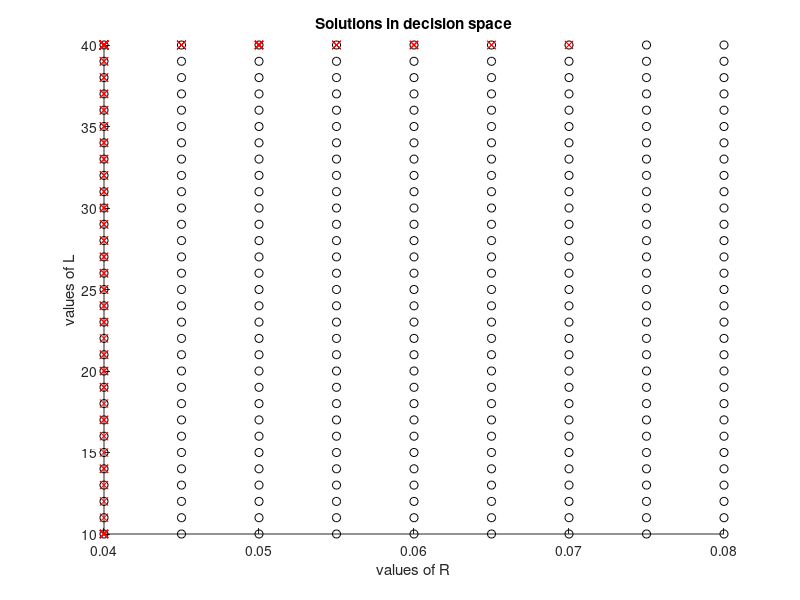
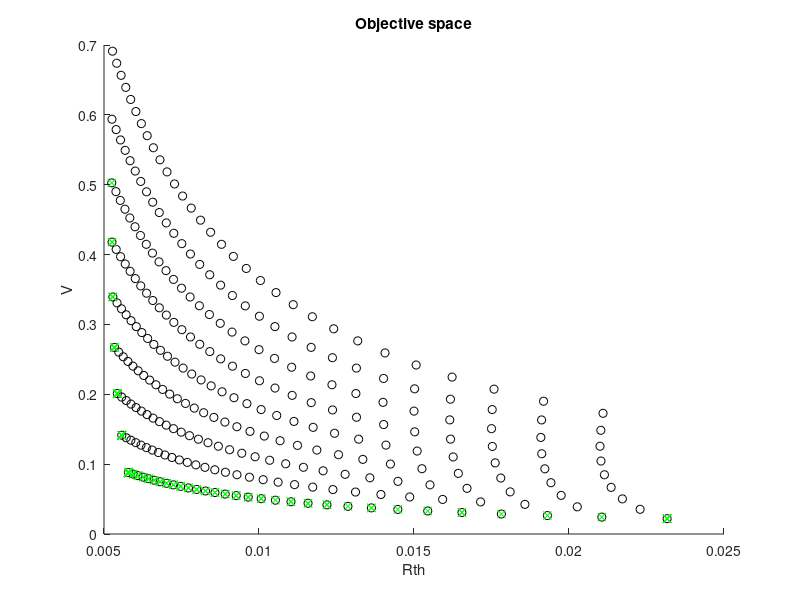

Reproduce these figures in MATLAB, in order.
%% step zero
clear
close all
%% Param
Rint = 0.03;
h = 20;
k = 1.4;

Rstep = 0.005;
Rmin=0.04;
Rmax=0.08;
Lstep = 1;
Lmin=10;
Lmax=40;

%% Decision variable
% it means the variable
% in this case it's rayon r and length l
R=Rmin:Rstep:Rmax;
L=Lmin:Lstep:Lmax;
disp(["Length of vector R: ",length(R)])
disp(["Length of vector L: ",length(L)])


%% Objective function
% The function, the physical equation
Rth=1./(2*pi*h.*R.*L')+log(R./Rint)./(2*pi*k.*L') %résistance thermique
% R in horizontal, L' in vertical
% R gives column number
% L gives line number
V=pi*(R.^2-Rint^2).*L' % V for volume

%% Q1
% Optimal value for Rth, and R and L corresponded
disp(["The min of Rth is ", min(min(Rth))])
[ilig icol]=find(Rth==min(min(Rth)))
%ilig is for L
%icol is for R
disp(["value of R is ", R(icol)])
disp(["value of L is ", L(ilig)])



% Optimal value for V, and R L corresponded
disp(["The min of V is ", min(min(V))])
[ilig icol]=find(V==min(min(V)))
%ilig is for L
%icol is for R
disp(["value of R is ", R(icol)])
disp(["value of L is ", L(ilig)])



%% Decision varialbe space
figure(1)
hold on
for i=1:length(L)
    for j=1:length(R)
        plot(R(j),L(i),'ko');
    end
end
title("Solutions in decision space")
xlabel("values of R")
ylabel("values of L")


%% Objective space
% plot combinaison de Rth et V, les 2 objective functions
figure(2)
hold on
plot(Rth,V,'ko')
title("Objective space")
xlabel("Rth")
ylabel("V")
% plot with two matrixs, is like plot vectors several times


%% Pareto Set
% scale the objective functions
Rthscale=(Rth-min(min(Rth)))./(max(max(Rth))-min(min(Rth)))
Vscale=(V-min(min(V)))./(max(max(V))-min(min(V)))
% lambda is with Rth, so 1-lambda for V
for lambda=0:0.005:1
% ws for weighted sum
ws=lambda.*Rthscale+(1-lambda).*Vscale;
% find them on decision space and solution space
[ilig icol]=find(ws==min(min(ws)));
% remind, ilig is for L, icol is for R
figure(1)
plot(R(icol),L(ilig),'rx')
figure(2)
plot(Rth(ilig,icol),V(ilig,icol),'gx')
end
